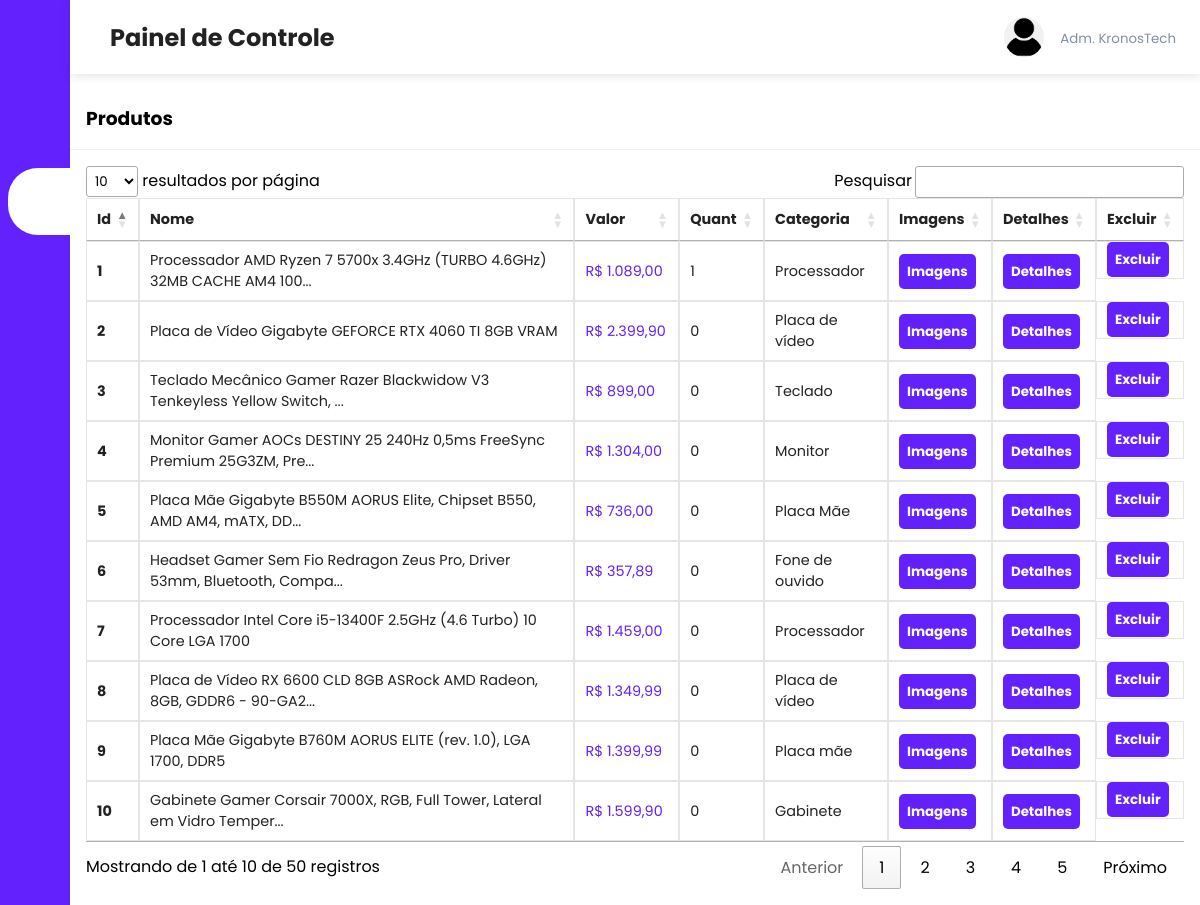
Page /admin/products.php on the earlier database version.
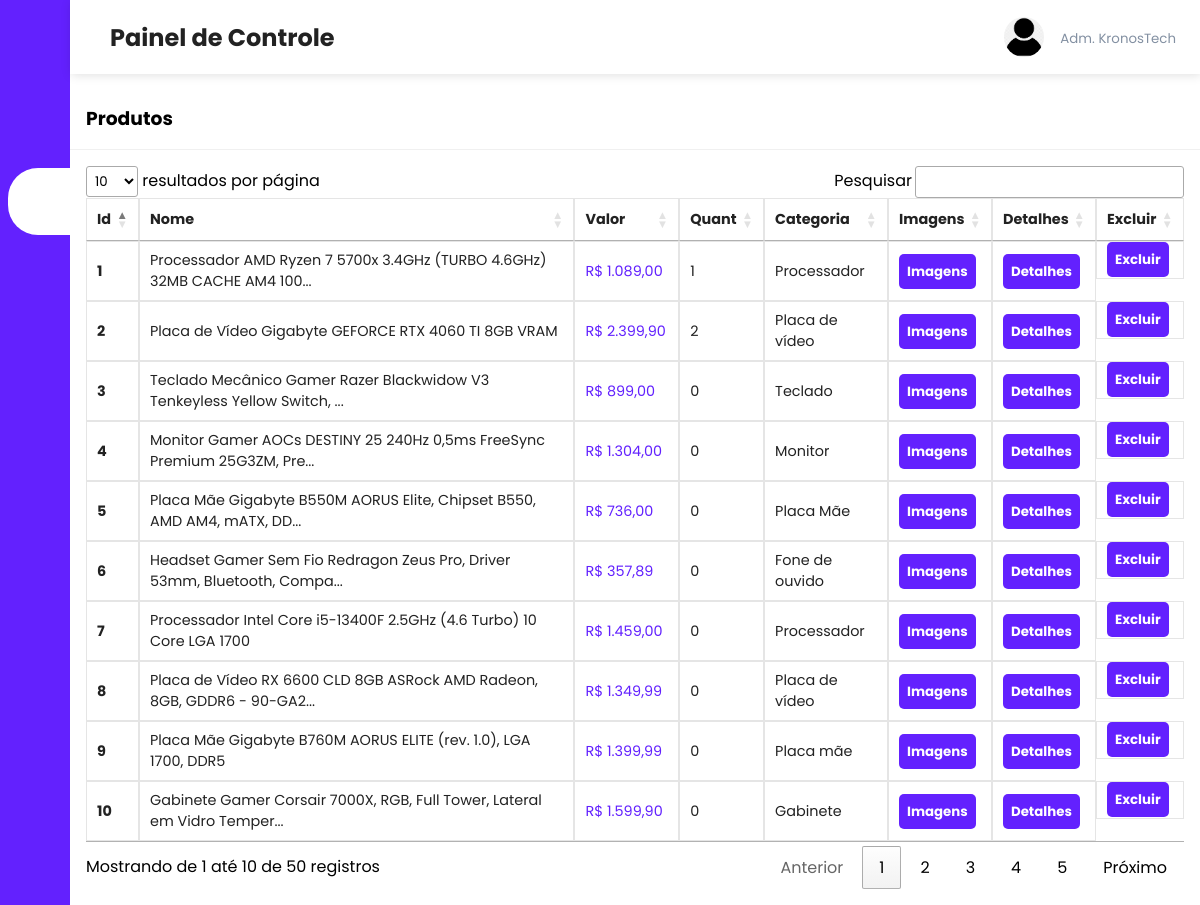
Same page on the later database version.
### tables this page shows
CREATE TABLE `products` (
  `product_id` int(11) NOT NULL,
  `product_name` varchar(100) NOT NULL,
  `product_category` varchar(108) NOT NULL,
  `product_description` varchar(255) NOT NULL,
  `product_image` varchar(255) NOT NULL,
  `product_image2` varchar(255) DEFAULT NULL,
  `product_image3` varchar(255) DEFAULT NULL,
  `product_image4` varchar(255) DEFAULT NULL,
  `product_price` decimal(8,2) NOT NULL,
  `product_cname` varchar(101) NOT NULL,
  `product_quant` int(100) NOT NULL
);

### admin/products.php (the view, shortened to what this page needs)
<?php include('header.php'); ?>
<?php
include('../server/connection.php');
$stmt2 = $conn->prepare("SELECT * FROM products");
$stmt2->execute();
$products = $stmt2->get_result();
?>
<div class="recent-grid">
    <div class="projects">
        <div class="card">
            <div class="card-header">
                <h3>Produtos</h3>
            </div>
            <div class="card-body">
                <div class="table-responsive">
                <table width="100%" class="orders-table" id="tabelaOrdenada">
    <thead>
        <tr>
            <td>Id</td>
            <td>Nome</td>
            <td>Valor</td>
            <td>Quant</td>
            <td>Categoria</td>
            <td>Imagens</td>
            <td>Detalhes</td>
            <td>Excluir</td>
        </tr>
    </thead>
    <tbody>
        <?php while($product = $products->fetch_assoc()) { ?>
            <tr>
                <td><strong><?php echo $product['product_id']; ?></strong></td>
                <td><?php echo strlen($product['product_name']) > 70 ? substr($product['product_name'], 0, 70) . '...' : $product['product_name']; ?></td>
                <td style="color: #6221fe;"><?php echo 'R$ ' . number_format($product['product_price'], 2, ',', '.'); ?></td>
                <td><?php echo $product['product_quant']; ?></td>
                <td><?php echo $product['product_category']; ?></td>
                <td><button><a class="btn btn-primary" href="edit_images.php?product_id=<?php echo $product['product_id']; ?>&product_name=<?php echo $product['product_name']; ?>">Imagens</a></button></td>
                <td><button><a class="btn btn-primary" href="edit_product.php?product_id=<?php echo $product['product_id']; ?>">Detalhes</a></button></td>
                <td><button><a class="btn btn-primary" href="delete_product.php?product_id=<?php echo $product['product_id']; ?>">Excluir</a></button></td>
            </tr>
        <?php } ?>
    </tbody>
</table>
                </div>
            </div>
        </div>
    </div>
</div>
</body>
</html>

Differences in the rows shown:
changed products "Placa de Vídeo Gigabyte GEFORCE RTX 4060 TI 8GB VRAM": product_quant "0" → "2"
